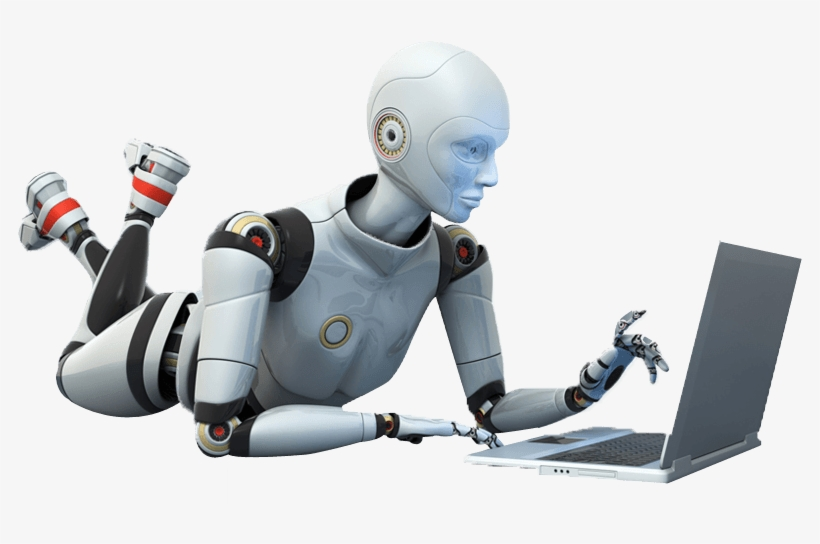
#> input picture uml/ai.jpeg, 820 x 544 px
$ jupyter execute --allow-errors '04-The Strategy pattern.ipynb'
#> lines starting #> are read from the running program, lines starting #| are printed output that depends on the picture
## The Strategy pattern

The Strategy pattern is a common demonstration of abstraction in object-oriented
programming. The pattern implements different solutions to a single problem,
each in a different object. The core class can then choose the most appropriate
implementation dynamically at runtime.

### A Strategy example
`python -m pip install pillow`

`python3 -m pip install types-Pillow`

[cell 1]
import abc
from pathlib import Path
from PIL import Image
from typing import Tuple

Size = Tuple[int, int]

class FillAlgorithm(abc.ABC):
    @abc.abstractmethod
    def make_backgorund(
        self,
        img_file: Path,
        desktop_size: Size,
    ) -> Image:  # type: ignore
        ...


class TiledStrategy(FillAlgorithm):
    def make_backgorund(
        self,
        img_file: Path,
        desktop_size: Size,
    ) -> Image:  # type: ignore
#> called with desktop_size = (1920, 1080)
        in_img = Image.open(img_file)
#> in_img is the input picture: PIL image 820x544 RGB; mean R, G, B 206.4, 209.1, 211
        out_img = Image.new("RGB", desktop_size)
#> out_img: PIL image 1920x1080 RGB; every value is 0
        num_tiles = [
            o // i + 1
            for o, i in zip(out_img.size, in_img.size)
        ]
#> num_tiles = [3, 2]
        for x in range(num_tiles[0]):
            for y in range(num_tiles[1]):
                out_img.paste(
                    in_img,
                    (
                        in_img.size[0] * x,
                        in_img.size[1] * y,
                        in_img.size[0] * (x + 1),
                        in_img.size[1] * (y + 1),
                    ),
                )
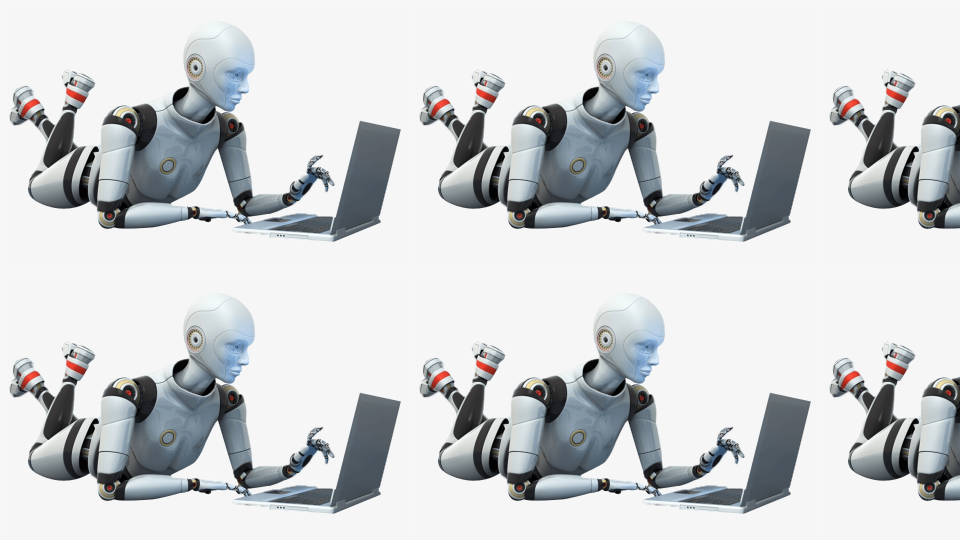
#> out_img: PIL image 1920x1080 RGB (shown at 1/2 size); mean R, G, B 206.7, 209.1, 210.9
        return out_img


class CenteredStrategy(FillAlgorithm):
    def make_backgorund(
        self,
        img_file: Path,
        desktop_size: Size,
    ) -> Image:  # type: ignore
        in_img = Image.open(image_file)
        out_img = Image.new("RGB", desktop_size)
        left = (out_img.size[0] - in_img.size[0]) // 2
        top = (out_img.size[1] - in_img.size[1]) // 2
        out_img.paste(
            in_img,
            (left, top, left +in_img.size[0], top + in_img.size[1]),
        )
        return out_img


class ScaledStrategy(FillAlgorithm):
    def make_backgorund(
        self,
        img_file: Path,
        desktop_size: Size,
    ) -> Image:  # type: ignore
        in_img = Image.open(image_file)
        out_img = in_img.resize(desktop_size)
        return out_img


class Resizer:
    def __init__(self, algorithm: FillAlgorithm) -> None:
        self.algorithm = algorithm

    def resize(self, image_file: Path, size: Size
              ) -> Image:  # type: ignore
        return self.algorithm.make_backgorund(image_file, size)


image_file = Path.cwd() / "uml/ai.jpeg"
desktop = Resizer(TiledStrategy())  # uncoment to see strategy
# desktop = Resizer(CenteredStrategy())  # uncoment to see strategy
# desktop = Resizer(ScaledStrategy())  # uncoment to see strategy
image = desktop.resize(image_file, (1920, 1080))
image


$ run again, with uml/abstract_factory_example.png saved as uml/ai.jpeg
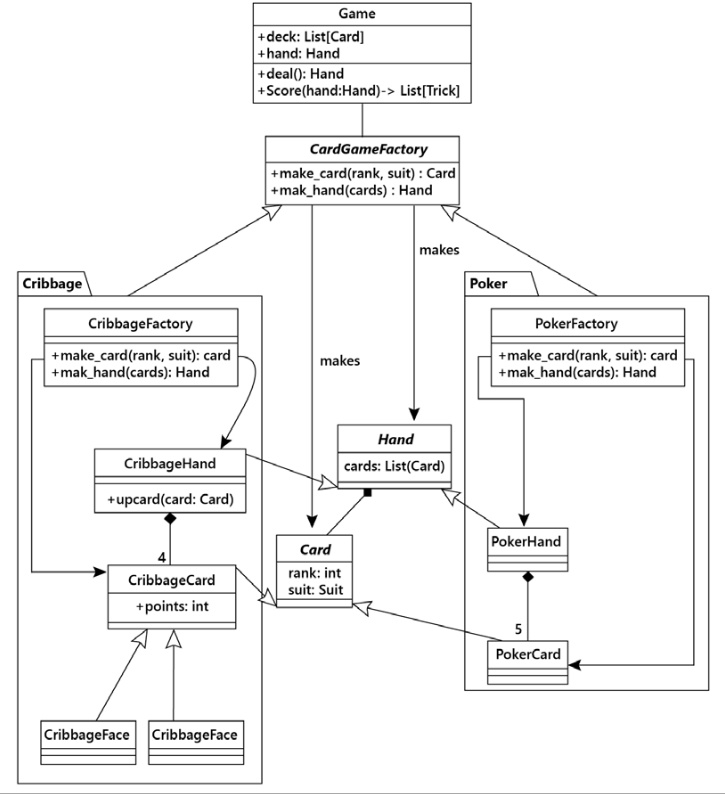
#> input picture uml/abstract_factory_example.png, 725 x 794 px
#> in make_backgorund, in_img is the input picture: PIL image 725x794 RGB; min 0, max 255, mean 243.5
#> after the loop in make_backgorund, `for x in range(num_tiles[0]):`:
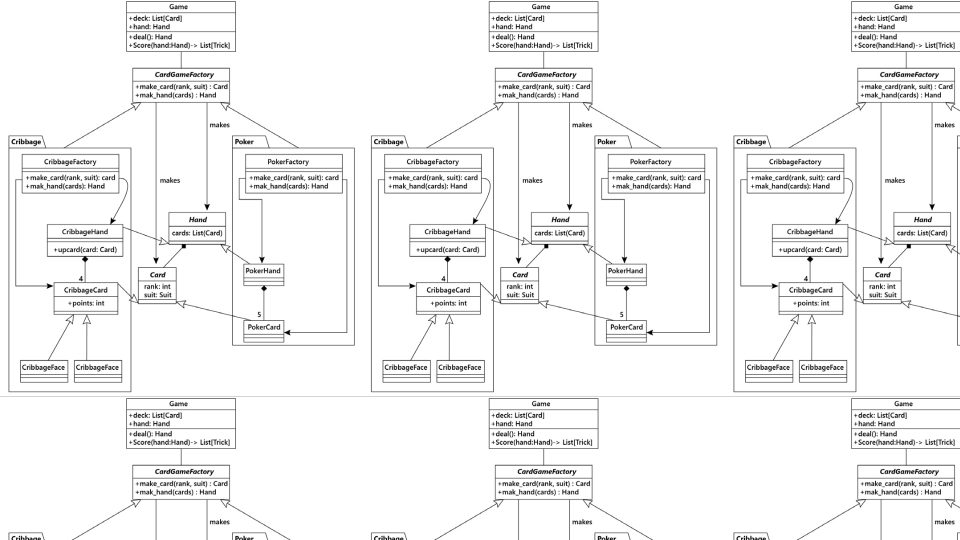
#> out_img: PIL image 1920x1080 RGB (shown at 1/2 size); min 0, max 255, mean 243.8

$ run again, with uml/abstract_factory_pattern.png saved as uml/ai.jpeg
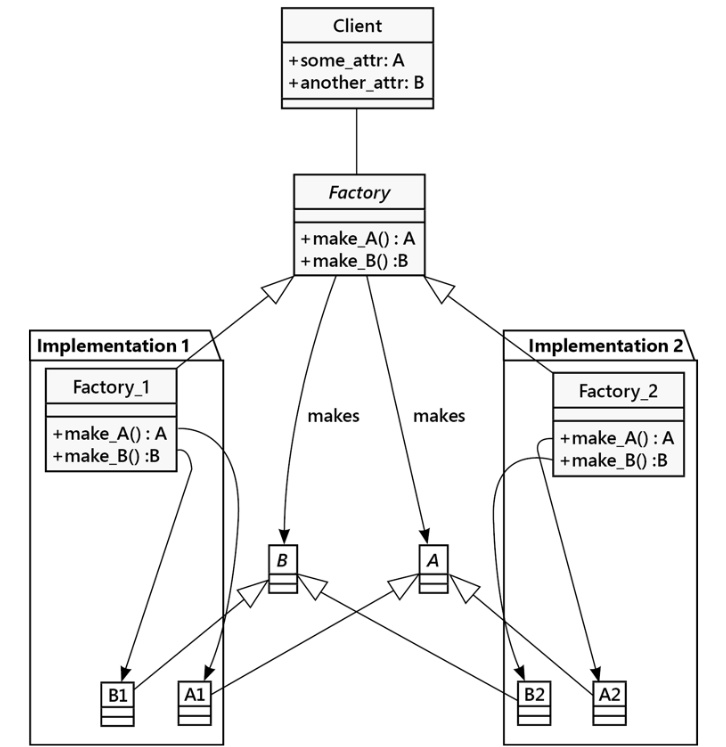
#> input picture uml/abstract_factory_pattern.png, 726 x 747 px
#> in make_backgorund, in_img is the input picture: PIL image 726x747 RGB; min 0, max 255, mean 242.8
#> after the loop in make_backgorund, `for x in range(num_tiles[0]):`:
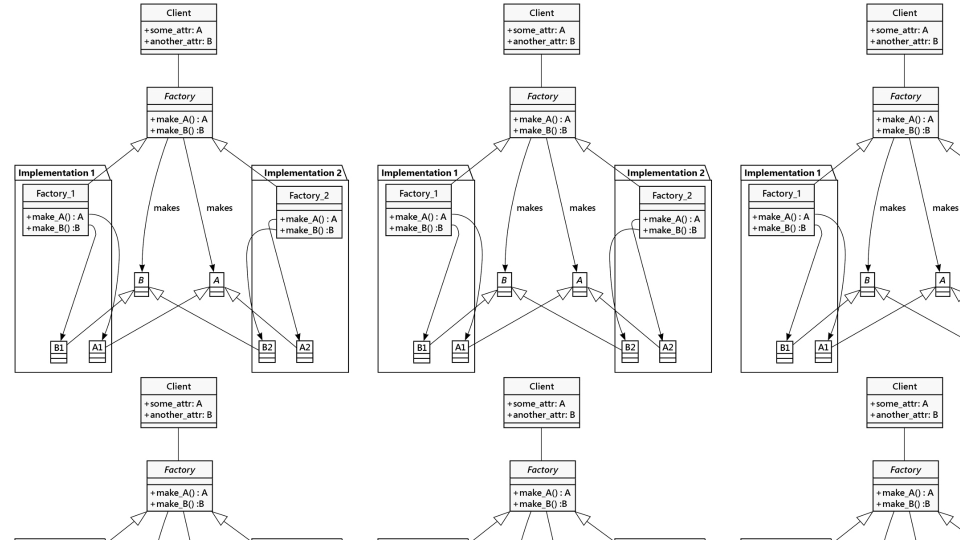
#> out_img: PIL image 1920x1080 RGB (shown at 1/2 size); min 0, max 255, mean 243.9

$ run again, with uml/adapter_pattern.png saved as uml/ai.jpeg
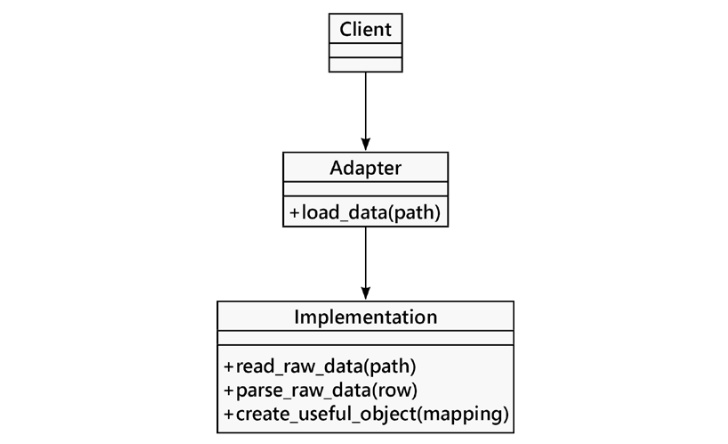
#> input picture uml/adapter_pattern.png, 728 x 444 px
#> in make_backgorund, in_img is the input picture: PIL image 728x444 RGB; min 0, max 255, mean 246.6
#> after the loop in make_backgorund, `for x in range(num_tiles[0]):`:
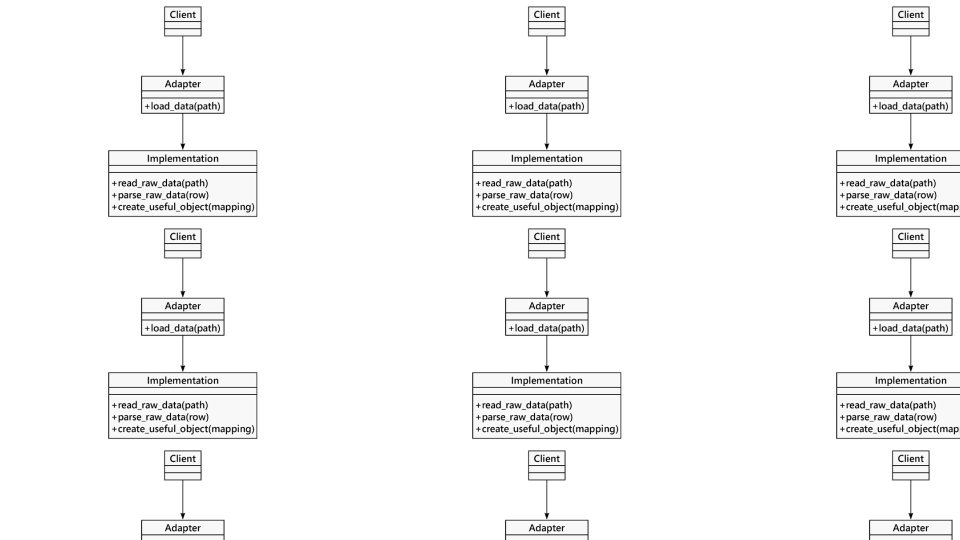
#> out_img: PIL image 1920x1080 RGB (shown at 1/2 size); min 0, max 255, mean 246.5
